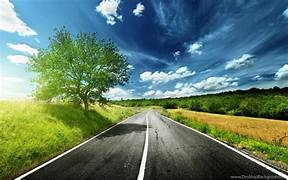
#> input picture data/road.jpeg, 288 x 180 px, found by its file name
$ python 15.py
#> lines starting #> are read from the running program, lines starting #| are printed output that depends on the picture; after the words box and inside, x2 and y2 are one past the last pixel; in counts of white or black regions, pixels touching at a corner belong together
import cv2
import numpy as np

# --- Load image ---
image_path = r'data\road.jpeg'
image = cv2.imread(image_path)
#> image is the input picture: shape (180, 288, 3); mean B, G, R 106.5, 122.6, 95.9
if image is None:
    raise ValueError("Image not found or path is incorrect")

# --- Grayscale and blur ---
gray = cv2.cvtColor(image, cv2.COLOR_BGR2GRAY)
blurred = cv2.GaussianBlur(gray, (5, 5), 0)
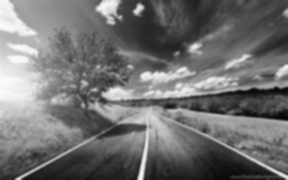
#> blurred: shape (180, 288); min 4, max 251, mean 112.8

# --- Edge detection ---
edges = cv2.Canny(blurred, 50, 150)
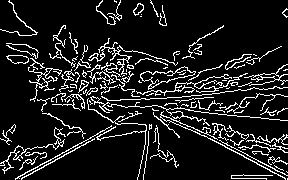
#> edges: shape (180, 288); 11.9% white in thin lines or dots

# --- Region of interest mask ---
height, width = edges.shape
#> height = 180; width = 288
mask = np.zeros_like(edges)
roi = np.array([[
    (0, height),
    (width*0.1, height*0.5),
    (width*0.9, height*0.5),
    (width, height)
]], dtype=np.int32)
cv2.fillPoly(mask, roi, 255)
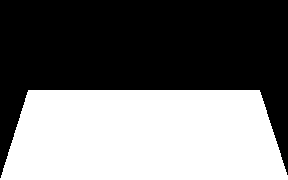
#> mask: shape (180, 288); 45.2% white; 1 white region, box (x1, y1, x2, y2) and area: (0, 90, 288, 180) 23442
masked_edges = cv2.bitwise_and(edges, mask)
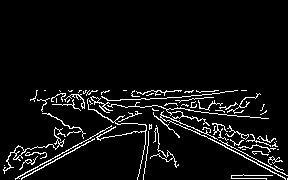
#> masked_edges: shape (180, 288); 6% white in thin lines or dots, all inside (x1, y1, x2, y2) = (3, 90, 288, 180)

# --- Hough Line Transform ---
lines = cv2.HoughLinesP(masked_edges, 1, np.pi/180, 30, minLineLength=50, maxLineGap=30)
#> lines = 42 rows, first 6: [21, 179, 181, 90], [135, 99, 285, 179], [33, 98, 168, 109], [18, 176, 180, 90], [36, 91, 262, 118], [172, 97, 237, 90]

line_image = np.copy(image)
left_lines, right_lines = [], []

if lines is not None:
    for line in lines:
        x1, y1, x2, y2 = line[0]
        if x2 != x1:
            slope = (y2 - y1) / (x2 - x1)
            if slope < -0.2:
                left_lines.append(line)
            elif slope > 0.2:
                right_lines.append(line)
#> this loop made 42 passes
#> (x1, y1, x2, y2, slope) on passes 1 to 12: (21, 179, 181, 90, -0.556), (135, 99, 285, 179, 0.533), (33, 98, 168, 109, 0.0815), (18, 176, 180, 90, -0.531), (36, 91, 262, 118, 0.119), (172, 97, 237, 90, -0.108), (132, 96, 287, 175, 0.51), (33, 99, 271, 141, 0.176), (8, 158, 264, 104, -0.211), (34, 101, 203, 98, -0.0178), (71, 90, 279, 158, 0.327), (140, 124, 248, 102, -0.204)
#> after the loop, left_lines = 12 items, first 6: [[21, 179, 181, 90]], [[18, 176, 180, 90]], [[8, 158, 264, 104]], [[140, 124, 248, 102]], [[153, 110, 217, 90]], [[9, 155, 214, 100]]; right_lines = [[[135, 99, 285, 179]], [[132, 96, 287, 175]], [[71, 90, 279, 158]], [[83, 91, 231, 128]], [[60, 93, 252, 134]], [[51, 101, 178, 135]], [[176, 120, 287, 179]], [[82, 103, 176, 161]], [[132, 94, 275, 146]], [[143, 93, 283, 170]]]

# --- Draw lane lines ---
for line in left_lines:
    x1, y1, x2, y2 = line[0]
    cv2.line(line_image, (x1, y1), (x2, y2), (255, 0, 0), 2)
#> this loop made 12 passes
#> (x1, y1, x2, y2) on passes 1 to 12: (21, 179, 181, 90), (18, 176, 180, 90), (8, 158, 264, 104), (140, 124, 248, 102), (153, 110, 217, 90), (9, 155, 214, 100), (161, 112, 224, 92), (156, 117, 257, 96), (21, 167, 116, 100), (143, 179, 153, 98), (137, 178, 157, 94), (8, 157, 62, 145)
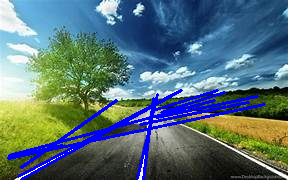
#> line_image: shape (180, 288, 3); 7.43% of pixels changed, all inside (x1, y1, x2, y2) = (7, 89, 266, 180)
for line in right_lines:
    x1, y1, x2, y2 = line[0]
    cv2.line(line_image, (x1, y1), (x2, y2), (0, 255, 0), 2)
#> this loop made 10 passes
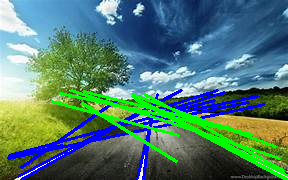
#> line_image: shape (180, 288, 3); 6.87% of pixels changed, all inside (x1, y1, x2, y2) = (50, 89, 288, 180)

# --- Overlay on original image ---
result = cv2.addWeighted(image, 0.8, line_image, 1, 0)
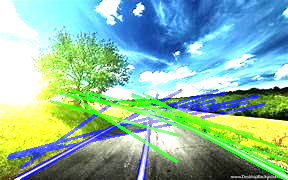
#> result: shape (180, 288, 3); mean B, G, R 165.4, 186.5, 139.4

# --- Display ---
cv2.imshow('Original', image)
cv2.imshow('Road Margins', result)
cv2.waitKey(0)
cv2.destroyAllWindows()

# --- Save result ---
cv2.imwrite('road_with_margins.jpg', result)

$ run again, with data/brain.jpeg copied over data/road.jpeg
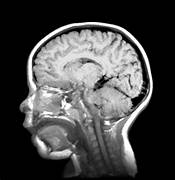
#> input picture data/brain.jpeg, 175 x 180 px, found by its file name
#> image is the input picture: shape (180, 175, 3); min 0, max 255, mean 72.4
#> edges: shape (180, 175); 11.5% white in thin lines or dots, all inside (x1, y1, x2, y2) = (19, 21, 153, 178)
#> mask: shape (180, 175); 45.3% white; 1 white region, box (x1, y1, x2, y2) and area: (0, 90, 175, 180) 14254
#> masked_edges: shape (180, 175); 5.7% white in thin lines or dots, all inside (x1, y1, x2, y2) = (19, 90, 153, 178)
#> lines = 23 rows, first 6: [23, 126, 152, 91], [29, 90, 152, 90], [27, 97, 132, 122], [42, 157, 150, 97], [19, 106, 130, 125], [56, 91, 136, 171]
#> the loop `for line in lines:` made 23 passes
#> (x1, y1, x2, y2, slope) on passes 1 to 8: (23, 126, 152, 91, -0.271), (29, 90, 152, 90, 0), (27, 97, 132, 122, 0.238), (42, 157, 150, 97, -0.556), (19, 106, 130, 125, 0.171), (56, 91, 136, 171, 1), (68, 177, 151, 94, -1), (47, 158, 138, 114, -0.484)
#> after the loop `for line in lines:`: left_lines = [[[23, 126, 152, 91]], [[42, 157, 150, 97]], [[68, 177, 151, 94]], [[47, 158, 138, 114]], [[74, 176, 149, 101]], [[74, 164, 146, 92]]]; right_lines = [[[27, 97, 132, 122]], [[56, 91, 136, 171]], [[25, 119, 79, 173]], [[46, 91, 133, 121]], [[28, 94, 136, 167]], [[62, 92, 136, 164]], [[42, 94, 135, 160]], [[22, 102, 135, 175]], [[75, 91, 106, 162]]]
#> the loop `for line in left_lines:` made 6 passes
#> after the loop `for line in left_lines:`:
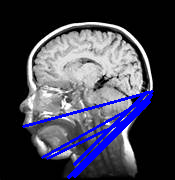
#> line_image: shape (180, 175, 3); 6.32% of pixels changed, all inside (x1, y1, x2, y2) = (22, 90, 154, 179)
#> the loop `for line in right_lines:` made 9 passes
#> `result = cv2.addWeighted(image, 0.8, line_image, 1, 0)`:
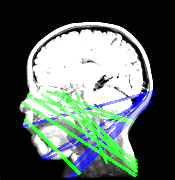
#> result: shape (180, 175, 3); mean B, G, R 100.4, 106, 92.6

$ run again, with data/car.jpeg copied over data/road.jpeg
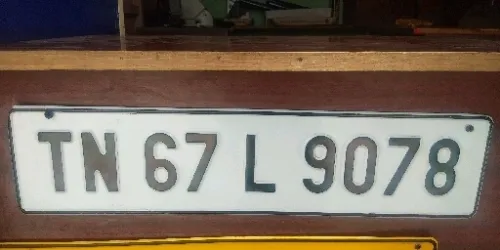
#> input picture data/car.jpeg, 500 x 250 px, found by its file name
#> image is the input picture: shape (250, 500, 3); mean B, G, R 96.7, 109.6, 123
#> edges: shape (250, 500); 5.4% white in thin lines or dots
#> mask: shape (250, 500); 45.1% white; 1 white region, box (x1, y1, x2, y2) and area: (0, 125, 500, 250) 56362
#> masked_edges: shape (250, 500); 3.2% white in thin lines or dots, all inside (x1, y1, x2, y2) = (1, 131, 478, 250)
#> lines = 46 rows, first 6: [215, 242, 438, 242], [207, 239, 436, 239], [74, 241, 265, 235], [116, 211, 317, 211], [24, 210, 269, 210], [118, 243, 193, 240]
#> the loop `for line in lines:` made 46 passes
#> (x1, y1, x2, y2, slope) on passes 1 to 8: (215, 242, 438, 242, 0), (207, 239, 436, 239, 0), (74, 241, 265, 235, -0.0314), (116, 211, 317, 211, 0), (24, 210, 269, 210, 0), (118, 243, 193, 240, -0.04), (207, 236, 431, 236, 0), (26, 244, 91, 244, 0)
#> after the loop `for line in lines:`: left_lines = [[[245, 190, 247, 134]], [[197, 190, 217, 140]]]; right_lines = [[[80, 133, 86, 190]], [[114, 134, 118, 190]], [[310, 166, 397, 186]]]
#> the loop `for line in left_lines:` made 2 passes
#> after the loop `for line in left_lines:`:
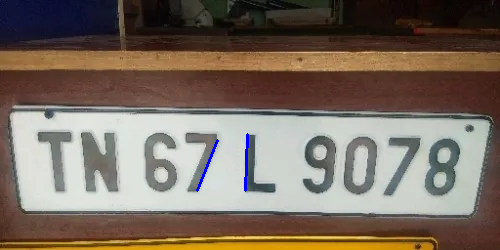
#> line_image: shape (250, 500, 3); 0.26% of pixels changed, all inside (x1, y1, x2, y2) = (196, 133, 249, 192)
#> the loop `for line in right_lines:` made 3 passes
#> `result = cv2.addWeighted(image, 0.8, line_image, 1, 0)`:
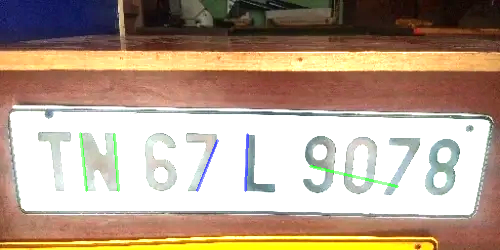
#> result: shape (250, 500, 3); mean B, G, R 140.4, 160.1, 181.5

$ run again, with data/face.jpeg copied over data/road.jpeg
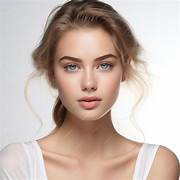
#> input picture data/face.jpeg, 180 x 180 px, found by its file name
#> image is the input picture: shape (180, 180, 3); mean B, G, R 175, 183.6, 201.3
#> edges: shape (180, 180); 5.6% white in thin lines or dots, all inside (x1, y1, x2, y2) = (30, 0, 180, 180)
#> mask: shape (180, 180); 45.2% white; 1 white region, box (x1, y1, x2, y2) and area: (0, 90, 180, 180) 14659
#> masked_edges: shape (180, 180); 1.9% white in thin lines or dots, all inside (x1, y1, x2, y2) = (36, 90, 180, 180)
#> lines = [[36, 142, 101, 99], [57, 90, 154, 155], [55, 105, 139, 142]]
#> the loop `for line in lines:` made 3 passes
#> (x1, y1, x2, y2, slope) on passes 1 to 3: (36, 142, 101, 99, -0.662), (57, 90, 154, 155, 0.67), (55, 105, 139, 142, 0.44)
#> after the loop `for line in lines:`: left_lines = [[[36, 142, 101, 99]]]; right_lines = [[[57, 90, 154, 155]], [[55, 105, 139, 142]]]
#> the loop `for line in left_lines:` made 1 pass
#> the loop `for line in right_lines:` made 2 passes
#> `result = cv2.addWeighted(image, 0.8, line_image, 1, 0)`:
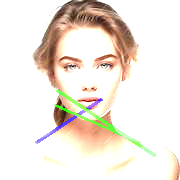
#> result: shape (180, 180, 3); mean B, G, R 222.9, 232.1, 240.3
